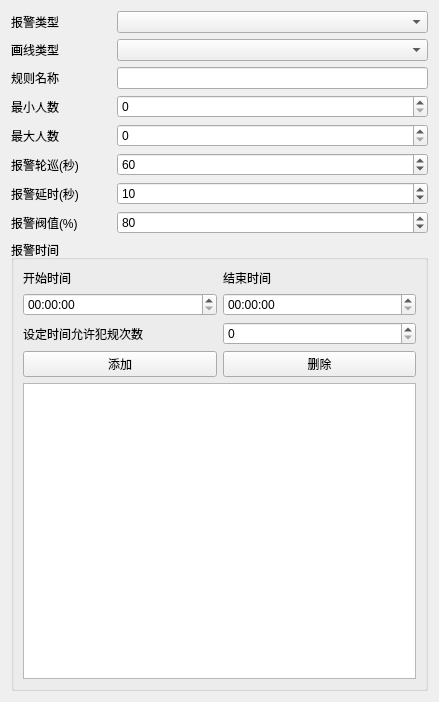
<?xml version="1.0" encoding="UTF-8"?>
<ui version="4.0">
 <class>RuleWidget</class>
 <widget class="QWidget" name="RuleWidget">
  <property name="geometry">
   <rect>
    <x>0</x>
    <y>0</y>
    <width>439</width>
    <height>702</height>
   </rect>
  </property>
  <property name="windowTitle">
   <string>Form</string>
  </property>
  <layout class="QGridLayout" name="gridLayout_2">
   <item row="1" column="0">
    <layout class="QHBoxLayout" name="horizontalLayout_11">
     <item>
      <widget class="QLabel" name="label_2">
       <property name="sizePolicy">
        <sizepolicy hsizetype="Preferred" vsizetype="Preferred">
         <horstretch>0</horstretch>
         <verstretch>0</verstretch>
        </sizepolicy>
       </property>
       <property name="maximumSize">
        <size>
         <width>100</width>
         <height>16777215</height>
        </size>
       </property>
       <property name="text">
        <string>画线类型</string>
       </property>
      </widget>
     </item>
     <item>
      <widget class="QComboBox" name="cbLineType"/>
     </item>
    </layout>
   </item>
   <item row="3" column="0">
    <layout class="QHBoxLayout" name="horizontalLayout_9">
     <item>
      <widget class="QLabel" name="label_4">
       <property name="sizePolicy">
        <sizepolicy hsizetype="Fixed" vsizetype="Preferred">
         <horstretch>0</horstretch>
         <verstretch>0</verstretch>
        </sizepolicy>
       </property>
       <property name="maximumSize">
        <size>
         <width>100</width>
         <height>16777215</height>
        </size>
       </property>
       <property name="text">
        <string>最小人数</string>
       </property>
      </widget>
     </item>
     <item>
      <widget class="QSpinBox" name="sbPersonMin"/>
     </item>
    </layout>
   </item>
   <item row="2" column="0">
    <layout class="QHBoxLayout" name="horizontalLayout_10">
     <item>
      <widget class="QLabel" name="label_3">
       <property name="sizePolicy">
        <sizepolicy hsizetype="Preferred" vsizetype="Preferred">
         <horstretch>0</horstretch>
         <verstretch>0</verstretch>
        </sizepolicy>
       </property>
       <property name="maximumSize">
        <size>
         <width>100</width>
         <height>16777215</height>
        </size>
       </property>
       <property name="text">
        <string>规则名称</string>
       </property>
      </widget>
     </item>
     <item>
      <widget class="QLineEdit" name="leName">
       <property name="sizePolicy">
        <sizepolicy hsizetype="Preferred" vsizetype="Fixed">
         <horstretch>0</horstretch>
         <verstretch>0</verstretch>
        </sizepolicy>
       </property>
      </widget>
     </item>
    </layout>
   </item>
   <item row="5" column="0">
    <layout class="QHBoxLayout" name="horizontalLayout_7">
     <item>
      <widget class="QLabel" name="label_6">
       <property name="sizePolicy">
        <sizepolicy hsizetype="Fixed" vsizetype="Preferred">
         <horstretch>0</horstretch>
         <verstretch>0</verstretch>
        </sizepolicy>
       </property>
       <property name="maximumSize">
        <size>
         <width>100</width>
         <height>16777215</height>
        </size>
       </property>
       <property name="text">
        <string>报警轮巡(秒)</string>
       </property>
      </widget>
     </item>
     <item>
      <widget class="QSpinBox" name="sbAlarmLoop">
       <property name="minimum">
        <number>1</number>
       </property>
       <property name="maximum">
        <number>3600</number>
       </property>
       <property name="singleStep">
        <number>60</number>
       </property>
       <property name="value">
        <number>60</number>
       </property>
      </widget>
     </item>
    </layout>
   </item>
   <item row="4" column="0">
    <layout class="QHBoxLayout" name="horizontalLayout_8">
     <item>
      <widget class="QLabel" name="label_5">
       <property name="sizePolicy">
        <sizepolicy hsizetype="Fixed" vsizetype="Preferred">
         <horstretch>0</horstretch>
         <verstretch>0</verstretch>
        </sizepolicy>
       </property>
       <property name="maximumSize">
        <size>
         <width>100</width>
         <height>16777215</height>
        </size>
       </property>
       <property name="text">
        <string>最大人数</string>
       </property>
      </widget>
     </item>
     <item>
      <widget class="QSpinBox" name="sbPersonMax"/>
     </item>
    </layout>
   </item>
   <item row="6" column="0">
    <layout class="QHBoxLayout" name="horizontalLayout_6">
     <item>
      <widget class="QLabel" name="label_7">
       <property name="maximumSize">
        <size>
         <width>100</width>
         <height>16777215</height>
        </size>
       </property>
       <property name="text">
        <string>报警延时(秒)</string>
       </property>
      </widget>
     </item>
     <item>
      <widget class="QSpinBox" name="sbDelay">
       <property name="minimum">
        <number>1</number>
       </property>
       <property name="maximum">
        <number>600</number>
       </property>
       <property name="singleStep">
        <number>10</number>
       </property>
       <property name="value">
        <number>10</number>
       </property>
      </widget>
     </item>
    </layout>
   </item>
   <item row="8" column="0">
    <widget class="QGroupBox" name="groupBox">
     <property name="title">
      <string>报警时间</string>
     </property>
     <layout class="QGridLayout" name="gridLayout">
      <item row="0" column="0">
       <layout class="QHBoxLayout" name="horizontalLayout_4">
        <item>
         <layout class="QVBoxLayout" name="verticalLayout">
          <item>
           <widget class="QLabel" name="label_9">
            <property name="text">
             <string>开始时间</string>
            </property>
           </widget>
          </item>
          <item>
           <widget class="QTimeEdit" name="teStart">
            <property name="displayFormat">
             <string>hh:mm:ss</string>
            </property>
           </widget>
          </item>
         </layout>
        </item>
        <item>
         <layout class="QVBoxLayout" name="verticalLayout_2">
          <item>
           <widget class="QLabel" name="label_10">
            <property name="text">
             <string>结束时间</string>
            </property>
           </widget>
          </item>
          <item>
           <widget class="QTimeEdit" name="teEnd">
            <property name="displayFormat">
             <string>hh:mm:ss</string>
            </property>
           </widget>
          </item>
         </layout>
        </item>
       </layout>
      </item>
      <item row="1" column="0">
       <layout class="QHBoxLayout" name="horizontalLayout_3">
        <item>
         <widget class="QLabel" name="label_11">
          <property name="text">
           <string>设定时间允许犯规次数</string>
          </property>
         </widget>
        </item>
        <item>
         <widget class="QSpinBox" name="sbAllowCount"/>
        </item>
       </layout>
      </item>
      <item row="2" column="0">
       <layout class="QHBoxLayout" name="horizontalLayout_2">
        <item>
         <widget class="QPushButton" name="pbAdd">
          <property name="text">
           <string>添加</string>
          </property>
         </widget>
        </item>
        <item>
         <widget class="QPushButton" name="pbDel">
          <property name="text">
           <string>删除</string>
          </property>
         </widget>
        </item>
       </layout>
      </item>
      <item row="3" column="0">
       <widget class="QListWidget" name="lwTimes"/>
      </item>
     </layout>
    </widget>
   </item>
   <item row="0" column="0">
    <layout class="QHBoxLayout" name="horizontalLayout_12">
     <item>
      <widget class="QLabel" name="label">
       <property name="sizePolicy">
        <sizepolicy hsizetype="Preferred" vsizetype="Preferred">
         <horstretch>0</horstretch>
         <verstretch>0</verstretch>
        </sizepolicy>
       </property>
       <property name="maximumSize">
        <size>
         <width>100</width>
         <height>16777215</height>
        </size>
       </property>
       <property name="text">
        <string>报警类型</string>
       </property>
      </widget>
     </item>
     <item>
      <widget class="QComboBox" name="cbAlarmType">
       <property name="insertPolicy">
        <enum>QComboBox::InsertAtBottom</enum>
       </property>
       <property name="minimumContentsLength">
        <number>0</number>
       </property>
      </widget>
     </item>
    </layout>
   </item>
   <item row="7" column="0">
    <layout class="QHBoxLayout" name="horizontalLayout_5">
     <item>
      <widget class="QLabel" name="label_8">
       <property name="maximumSize">
        <size>
         <width>100</width>
         <height>16777215</height>
        </size>
       </property>
       <property name="text">
        <string>报警阀值(%)</string>
       </property>
      </widget>
     </item>
     <item>
      <widget class="QSpinBox" name="sbPercent">
       <property name="maximum">
        <number>100</number>
       </property>
       <property name="value">
        <number>80</number>
       </property>
      </widget>
     </item>
    </layout>
   </item>
  </layout>
 </widget>
 <resources/>
 <connections/>
</ui>
